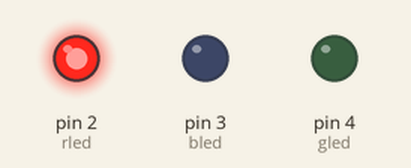
This sketch was run on a simulated Arduino Uno, built with avr-gcc and run on an emulated ATmega328P. On the bench: output pins drawn as LEDs (lit = HIGH).

Above: at 0.5 s.
At 1.5 s:
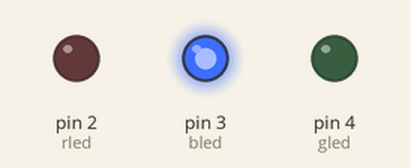
At 5.5 s:
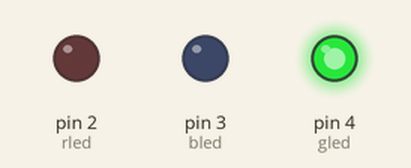
Timing chart, 0 to 6.9 s (numbered marks = the images above):
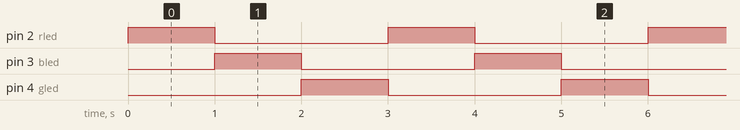

Measured:
- by itself, pin 2 (rled), pin 3 (bled), pin 4 (gled): alternates HIGH for 1.0 s and LOW for 2.0 s
- by itself, everything shown: repeats every 3.0 s, in 3 steps

The sketch:

multicolor_led1.ino
```cpp
// C++ code
//
int rled = 2;   //red led
int bled = 3;   // blued led
int gled = 4;   // green led

void setup()
{
  pinMode(rled, OUTPUT);
  pinMode(gled, OUTPUT);
  pinMode(bled, OUTPUT);
}

void loop()
{
  digitalWrite(rled,HIGH);
  digitalWrite(bled,LOW);
  digitalWrite(gled,LOW);
  delay(1000);

  digitalWrite(rled,LOW);
  digitalWrite(bled,HIGH);
  digitalWrite(gled,LOW);
  delay(1000);

  digitalWrite(rled,LOW);
  digitalWrite(bled,LOW);
  digitalWrite(gled,HIGH);
  delay(1000);
}
```
